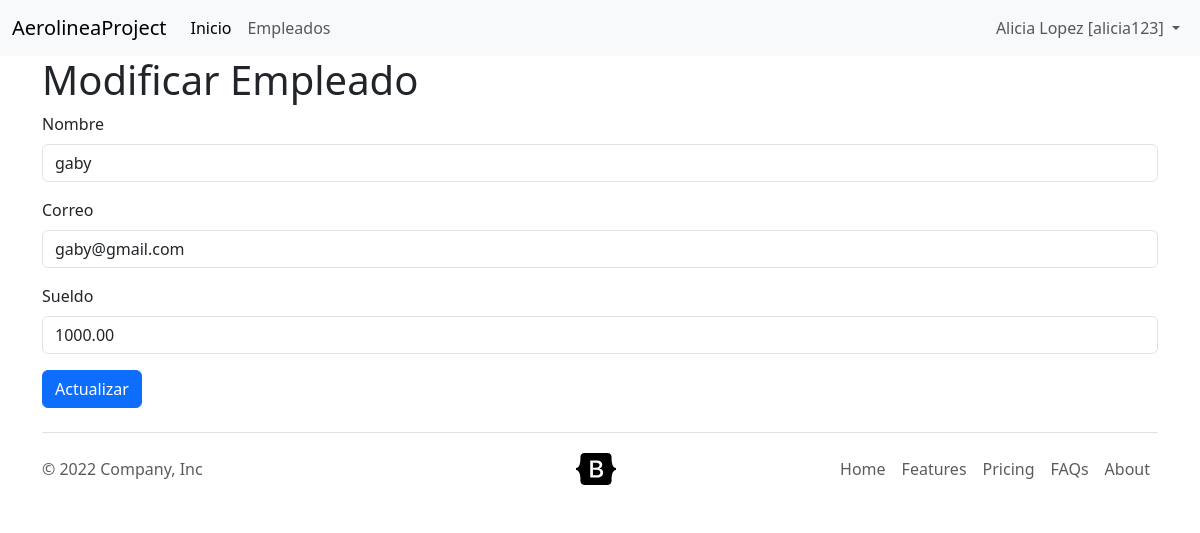
/empleado/modificar-empleado/6/, run on the app's committed database.
### aplicaciones/empleados/models.py (models this page shows, shortened)
class Empleado(models.Model):
    nombre = models.CharField('Nombre', max_length=60)
    correo = models.CharField('Correo', max_length=100)
    sueldo = models.DecimalField('Sueldo', max_digits=8, decimal_places=2)

### aplicaciones/empleados/views.py (the view)
class ModificarEmpleado(SuccessMessageMixin, UpdateView):
    template_name = 'empleados/modificar-empleado.html'
    model = Empleado
    fields = ['nombre', 'correo', 'sueldo']
    success_url = reverse_lazy('empleados_app:lista-empleados')
    success_message = "el registro %(nombre)s fue modificado exitosamente"

### templates/empleados/modificar-empleado.html (shortened to what this page needs)
{% extends 'layout/base_bootstrap.html' %}
{% load bootstrap5 %}
{% block content %}
    <h1>Modificar Empleado</h1>
    <form action="" method="post">
        {% bootstrap_form form %}
        <input type="submit" value="Actualizar" class="btn btn-primary">
    </form>
{% endblock content %}

### data on the page
Empleado: nombre "gaby", correo "gaby@gmail.com", sueldo "1000.00"
